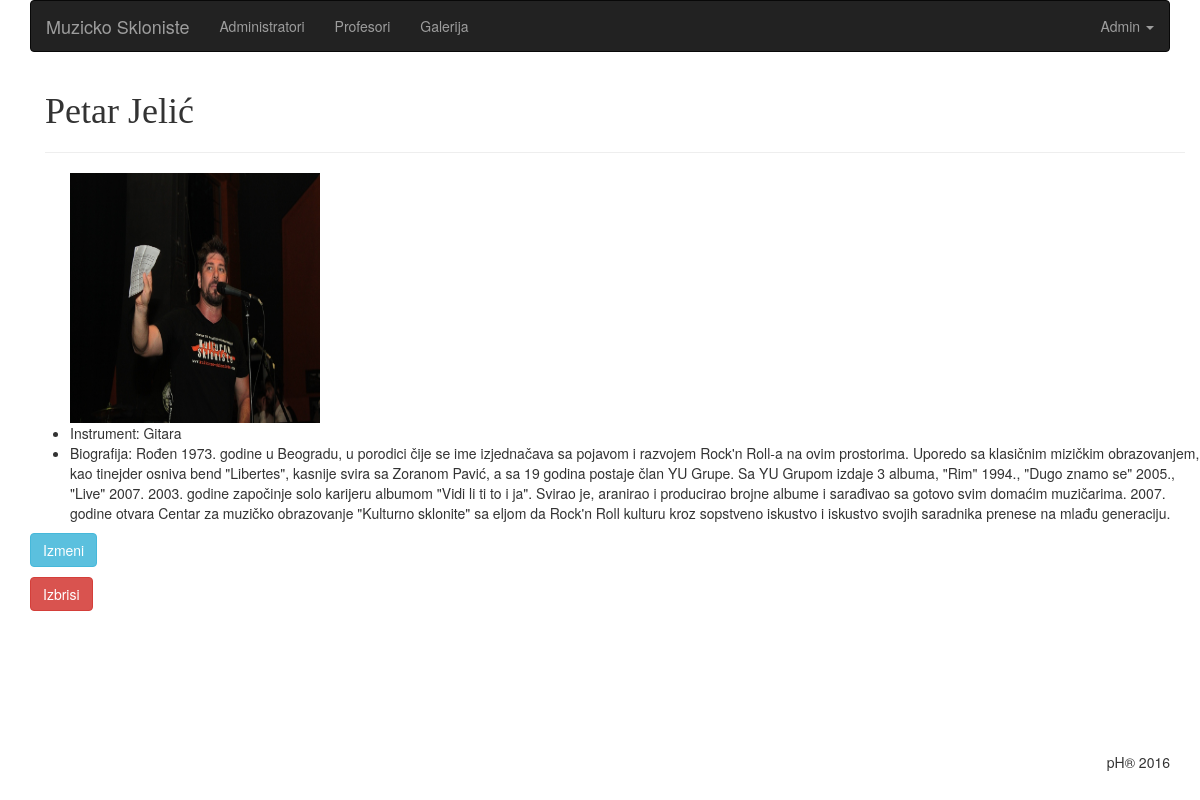
Page /php/views/profesori/show.php?id=91 (signed in) on the committed database.
### tables this page shows
CREATE TABLE profesori(id INTEGER PRIMARY KEY AUTOINCREMENT, name TEXT NOT NULL, surname TEXT NOT NULL, bio TEXT, instrument TEXT, img text(10));

### php/app/database/QueryBuilder.php (called while the page is built, shortened)
<?php
class QueryBuilder
{
	public function show($table, $id)
	{
		$db = new SQLite3('../../../skloniste.db');
		$stmt = $db->query("SELECT * FROM '$table' WHERE id ='$id'");
		while($result = $stmt->fetchArray(SQLITE3_ASSOC)):
			$r[] = $result;
		endwhile;
		return isset($r) ? $r : null;
	}
}

### php/views/profesori/show.php (the view, shortened to what this page needs)
<?php
require 'prof.header.php';
$id = $_GET['id'];
$query = $app['database'];
$user = $query->show('profesori', $id);
?>
<section class="main">
	<div class="container">
		<h1 style="font-family: Impact"><?= $user[0]['name']. ' ' .$user[0]['surname']; ?></h1>
		<hr>
		<div class="row">
			<ul>
				<img width="250" height="250" src="../assets/images/<?= $user[0]['img']; ?>" alt="<?= $user[0]['name']; ?>1">
				<li>Instrument: <?= $user[0]['instrument']; ?></li>
				<li>Biografija: <?= $user[0]['bio']; ?></li>
			</ul>
			<p>
				<a href="edit.php?id=<?= $_POST['id'] = $id; ?>" class="btn btn-info">Izmeni</a>
				<form method="POST" action="delete.php?id=<?= $_POST['id'] = $id; ?>">
					<button type="submit" class="btn btn-danger" onclick="return confirm('Da li ste sigurni?')">Izbrisi</button>
				</form>
			</p>
		</div>
	</div>
</section>
<?php require '../admin.footer.php'; ?>

### php/views/assets/css/admin.css (style rules this page uses)
.main { height: 75vh; }

### rows in the picture
profesori: name "Petar", surname "Jelić", img+name (picture), instrument "Gitara", bio "Rođen 1973. godine u Beogradu, u porodici čije se ime izjednačava sa pojavom i razvojem Rock'n Roll-a na ovim prostorima. Uporedo sa klasičnim mizičkim obrazovanjem, kao tinejder osniva bend \"Libertes\", kasnije svira sa Zoranom Pavić, a sa 19 godina postaje član YU Grupe. Sa YU Grupom izdaje 3 albuma, \"Rim\" 1994., \"Dugo znamo se\" 2005., \"Live\" 2007. 2003. godine započinje solo karijeru albumom \"Vidi li ti to i ja\". Svirao je, aranirao i producirao brojne albume i sarađivao sa gotovo svim domaćim muzičarima. 2007. godine otvara Centar za muzičko obrazovanje \"Kulturno sklonite\" sa eljom da Rock'n Roll kulturu kroz sopstveno iskustvo i iskustvo svojih saradnika prenese na mlađu…"
